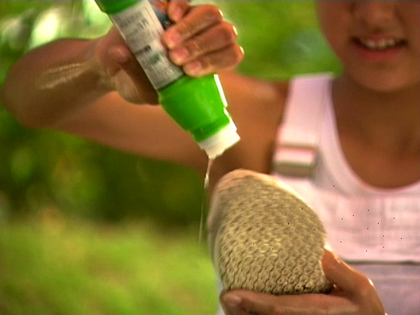
%> input picture SOC大作业/1.硬件实现及仿真/MATLAB/testpic.bmp, 420 x 315 px, shrunk from 640 x 480 before the run
$ octave testpic.m   (GNU Octave 9; MATLAB toolbox functions it lacks are replaced by stand-ins)
%> lines starting %> are read from the running program, lines starting %| are printed output that depends on the picture
%%%%
% @@Mars 2019-12-30
% 1. 读入图片
% 2. 读入Sobel增强后的Y分量，然后生成新的图片
%%%%
clc;close all;clear

%% 读入照片, 调用matlab函数将rgb转换成yuv
a = imread('testpic.bmp');%读取图片
%> a is the input picture: size 315x420x3 uint8; mean R, G, B 135.9, 113.1, 54
figure;subplot(2,3,1),imshow(a)%显示原RGB格式图片
title('原始图像');
YUVimg = rgb2ycbcr(a);     % rgb -> yuv444
%> YUVimg: size 315x420x3 uint8; mean of channels 1, 2, 3 113.2, 98.7, 142.2
subplot(2,3,2),imshow((YUVimg));   % 显示YUV格式图片
title('YUV图像');

%% 分别取出YUV
[imgHeight,imgWidth,imgDim] = size(YUVimg);  %获取矩阵的行数和列数以及维数
%> imgHeight = 315; imgWidth = 420; imgDim = 3
Y = YUVimg(:,:,1);      % Y 矩阵
U = YUVimg(:,:,2);      % U 矩阵
V = YUVimg(:,:,3);      % V 矩阵
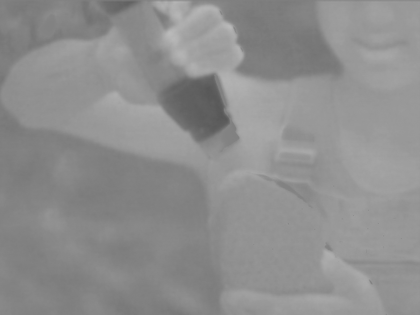
%> V: size 315x420 uint8; min 87, max 187, mean 142.2

Y_OUT=Y';
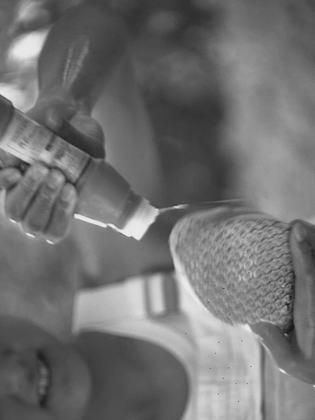
%> Y_OUT: size 420x315 uint8; min 23, max 235, mean 113.2; mean of the top-left, top-right, bottom-left and bottom-right quarters 102.5, 102.4, 108.2, 139.5
U_OUT=U';
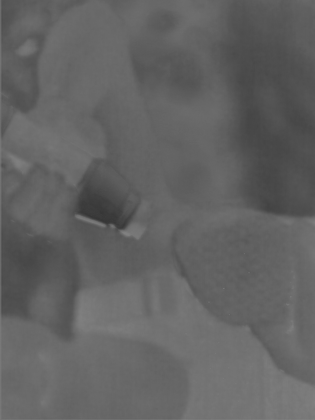
%> U_OUT: size 420x315 uint8; min 54, max 128, mean 98.7; mean of the top-left, top-right, bottom-left and bottom-right quarters 99.6, 89, 100.1, 106.1
V_OUT=V';
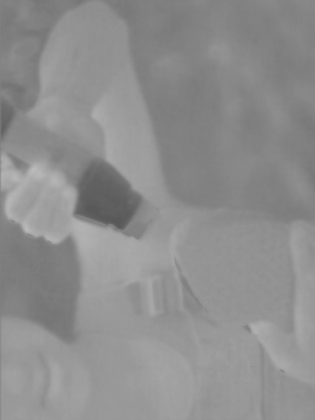
%> V_OUT: size 420x315 uint8; min 87, max 187, mean 142.2; mean of the top-left, top-right, bottom-left and bottom-right quarters 140.9, 131.5, 147, 149.6

%% 显示灰度图像
subplot(2,3,3), imshow(Y);
title('原图灰度图像');

%%Sobel增强
F= double(Y);
%F= Y;
uSobel = Y;
[high,width] = size(Y);   % 获得图像的高度和宽度
%> high = 315; width = 420
for i = 2:high - 1   %sobel边缘检测
    for j = 2:width - 1
        Gx = (F(i+1,j-1) + 2*F(i+1,j) + F(i+1,j+1)) - (F(i-1,j-1) + 2*F(i-1,j) + F(i-1,j+1));
        Gy = (F(i-1,j+1) + 2*F(i,j+1) + F(i+1,j+1)) - (F(i-1,j-1) + 2*F(i,j-1) + F(i+1,j-1));
        uSobel(i,j) = sqrt(Gx^2 + Gy^2);
    end
end
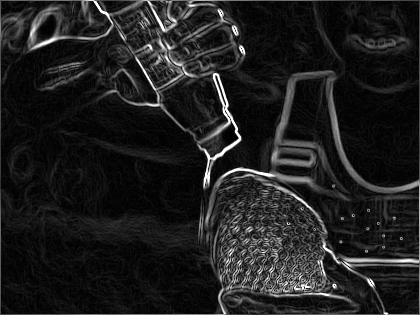
%> uSobel: size 315x420 uint8; min 0, max 255, mean 30.9

Y_new=uSobel+Y;
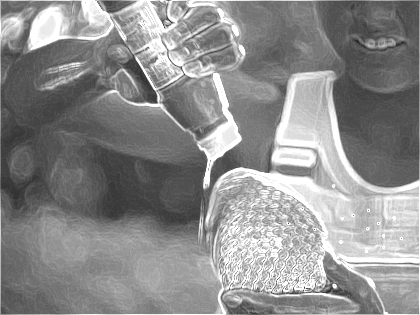
%> Y_new: size 315x420 uint8; min 33, max 255, mean 141.3

%% 显示增强后的灰度图像
subplot(2,3,6), imshow(Y_new);
title('sobel增强的灰度图像');

%% 显示增强后的YUV图像
enhance_YUV(:,:,1) = Y_new;
enhance_YUV(:,:,2) = U;
enhance_YUV(:,:,3) = V;
%> enhance_YUV: size 315x420x3 uint8; mean of channels 1, 2, 3 141.3, 98.7, 142.2
subplot(2,3,5), imshow(enhance_YUV);
title('sobel增强的YUV图像');

%% RGB显示增强后的图像
testpic_enhance = ycbcr2rgb(enhance_YUV);
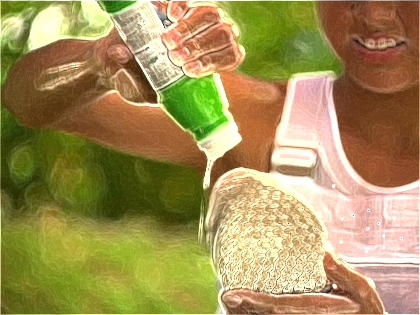
%> testpic_enhance: size 315x420x3 uint8; mean R, G, B 163.5, 144.4, 86.7
subplot(2,3,4), imshow(testpic_enhance);
title('sobel增强RGB图像');

%% 输出文件
fid= fopen('Y.dat','w');
fprintf(fid,'%02x\n',Y_OUT);
fclose(fid);

fid= fopen('U.dat','w');
fprintf(fid,'%02x\n',U_OUT);
fclose(fid);

fid= fopen('V.dat','w');
fprintf(fid,'%02x\n',V_OUT);
fclose(fid);

fid= fopen('Y_new.dat','w');
fprintf(fid,'%02x\n',Y_new);
fclose(fid);
